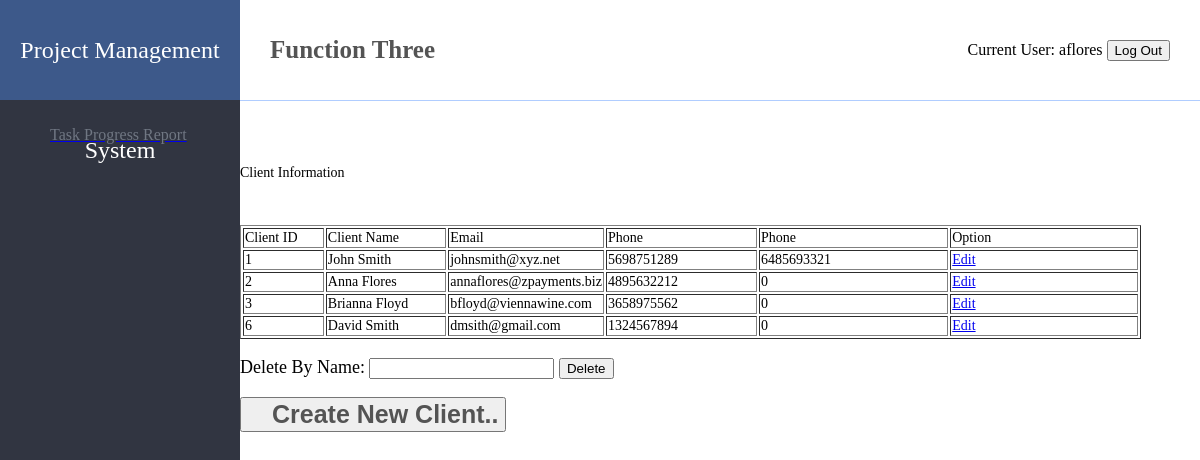
The app's page /oldfiles/client.php (signed in) with its own data.
### tables this page shows
CREATE TABLE MENU(
	MenuID int(6) PRIMARY KEY AUTO_INCREMENT,
    MenuName varchar(30) NOT NULL,
    url varchar(50)
);

CREATE TABLE USER_LOGIN(
	Username varchar(15) PRIMARY KEY NOT NULL,
    ClientID int(6),
    EmployeeID int(6),
    PasswordHash BINARY(20) NOT NULL,
    Salt BINARY(20) NOT NULL,
    FOREIGN KEY (ClientID) REFERENCES client(ClientID),
    FOREIGN KEY (EmployeeID) REFERENCES employee(EmployeeID)
);

CREATE TABLE CLIENT (
	ClientID int(6) PRIMARY KEY NOT NULL AUTO_INCREMENT,
    ProjectID int(6),
    ClientName varchar(20),
    Email varchar(50),
    Phone1 bigint(10),
    Phone2 bigint(10),
    FOREIGN KEY (ProjectID) REFERENCES project(ProjectID)
);

### Module/Login/session.php (called while the page is built, shortened)
<?php
$user_check=$_SESSION['login_user'];
$ses_sql=mysqli_query($conn,"SELECT Username, EmployeeName FROM `USER_LOGIN` a INNER JOIN `EMPLOYEE` b ON a.EmployeeID = b.EmployeeID AND Username = '".$user_check."'");
$row = mysqli_fetch_assoc($ses_sql);
$login_session = $row['Username'];
if(!isset($login_session)){
    $ses_sql=mysqli_query($conn,"SELECT Username, ClientName FROM `USER_LOGIN` a INNER JOIN `CLIENT` b ON a.ClientID = b.ClientID AND Username = '".$user_check."'");
    $row = mysqli_fetch_assoc($ses_sql);
    $login_session = $row['Username'];
}
?>

### oldfiles/client.php (the view, shortened to what this page needs)
<?php require_once('Connections/remotesql.php'); ?>
<?php include 'Source/connect.php';?>
<?php include('Module/Login/session.php'); ?>
<?php
$query_RecordsetClient = "SELECT * FROM CLIENT ORDER BY ClientID ASC";
$RecordsetClient = mysql_query($query_RecordsetClient, $remotesql) or die(mysql_error());
$row_RecordsetClient = mysql_fetch_assoc($RecordsetClient);
?>
<!DOCTYPE html>
<html>
	<head>
		<link rel="stylesheet" href="css/page.css" />
	</head>
	<body>
		<div class="left">
			<div class="bigTitle">Project Management System</div>
			<div class="lines">
			<? $sql_menu = "SELECT MENU.MenuName, MENU.url FROM MENU, ASSIGNED_MENU WHERE MENU.MenuID = ASSIGNED_MENU.MenuID AND ASSIGNED_MENU.Username = '$login_session'";
$result_menu = $conn->query($sql_menu);
while($row_menu = $result_menu->fetch_array()){
?>
				<a href="<? echo $row_menu[1]; ?>"><div onclick="pageClick(this)"> <? echo $row_menu[0]; ?> </div></a>
<?
}
?>
			</div>
		</div>
		<div class="top">
			<div class="leftTiyle" id="flTitle">Function Three</div>
			<div class="thisUser">
				Current User: <?php echo $login_session; ?>
        		<button id="menu-logout" type="button">
				  Log Out
				</button>
			</div>
		</div>
		<div class="content">
		  <p>Client Information</p>
		  <p>&nbsp;</p>
		  <form name="form1" method="post" action="">
		    <table width="901" border="1">
		      <tr>
		        <td width="79">Client ID</td>
		        <td width="120">Client Name</td>
		        <td width="129">Email</td>
		        <td width="151">Phone</td>
		        <td width="191">Phone</td>
		        <td width="191">Option</td>
	          </tr>
		      <?php do { ?>
	          <tr>
	            <td><?php echo $row_RecordsetClient['ClientID']; ?></td>
	            <td><?php echo $row_RecordsetClient['ClientName']; ?></td>
	            <td><?php echo $row_RecordsetClient['Email']; ?></td>
	            <td><?php echo $row_RecordsetClient['Phone1']; ?></td>
	            <td><?php echo $row_RecordsetClient['Phone2']; ?></td>
	            <td><a href="editClient.php?id=<?php echo $row_RecordsetClient['ClientID']; ?>">Edit</a></td>
              </tr>
		        <?php } while ($row_RecordsetClient = mysql_fetch_assoc($RecordsetClient)); ?>
	        </table>
		    <p>Delete By Name:
		      <input type="text" name="deletefield" id="deletefield">
		      <input type="submit" name="button" id="button" value="Delete">
		    </p>
		  </form>
           <p>
		      <a href="addClient.php"><input name="button2" type="submit" class="leftTiyle" id="button2" value="Create New Client.."></a>
		    </p>
		</div>
	</body>
</html>

### css/page.css (style rules this page uses)
body { margin: 0px; padding: 0px; }
.left { background: #313541; width: 20%; float: left; position: absolute; top: 0px; bottom: 0px; }
.top { width: 80%; float: right; height: 100px; line-height: 100px; border-bottom: 1px solid #b0cdff; }
.content { float: right; width: 80%; text-align: left; font-size: 14px; margin-top: 50px; }
.leftTiyle { font-size: 25px; padding-left: 30px; font-weight: 600; color: #545454; float: left; }
.thisUser { float: right; margin-right: 30px; }
.bigTitle { background: #3d598a; color: #fff; height: 100px; line-height: 100px; text-align: center; font-size: 24px; font-family: -webkit-body; }
.lines div { height: 70px; line-height: 70px; padding-left: 50px; color: #707783; }
.content form p { font-size: 18px; }
.content form p { font-size: 18px; text-align: left; }

### records on screen
menu: MenuName "Task Progress Report"
user_login: Username "aflores"
client: ClientID "1", ClientName "John Smith", Email "johnsmith@xyz.net", Phone1 "5698751289", Phone2 "6485693321"
client: ClientID "2", ClientName "Anna Flores", Email "annaflores@zpayments.biz", Phone1 "4895632212", Phone2 "0"
client: ClientID "3", ClientName "Brianna Floyd", Email "bfloyd@viennawine.com", Phone1 "3658975562", Phone2 "0"
client: ClientID "6", ClientName "David Smith", Email "dmsith@gmail.com", Phone1 "1324567894", Phone2 "0"
